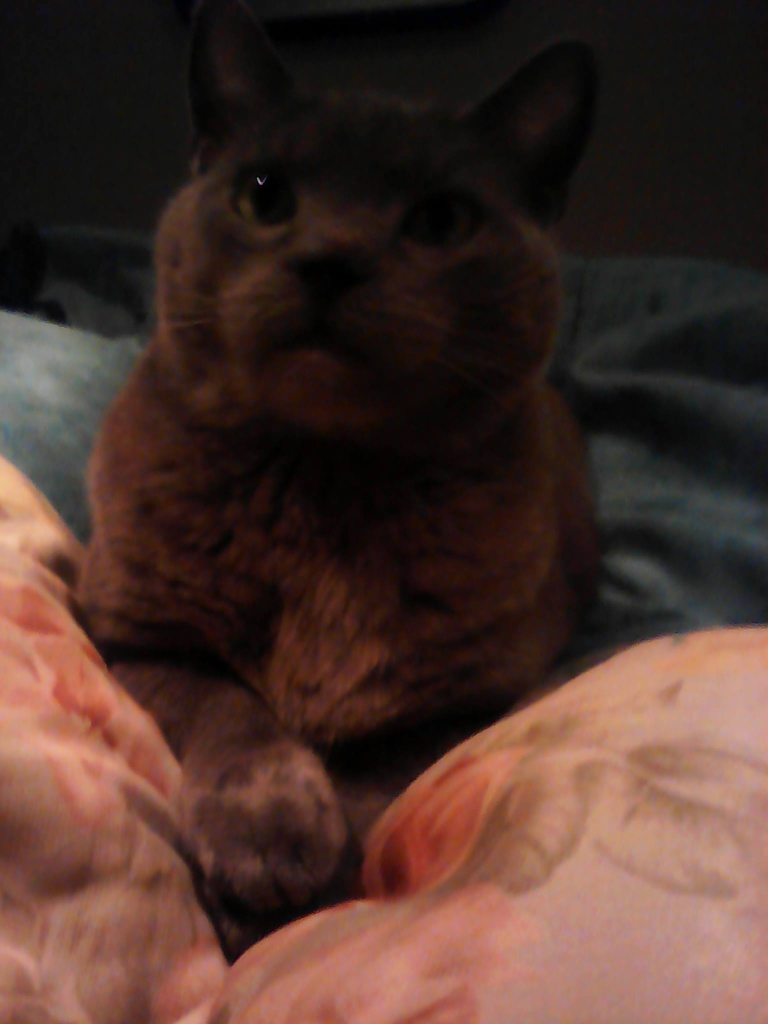
%> input picture Lab4-HybridImages/gfrente.jpg, 1536 x 2048 px (shown at 1/2 size)
$ octave hibrid.m   (GNU Octave 9; MATLAB toolbox functions it lacks are replaced by stand-ins)
%> lines starting %> are read from the running program, lines starting %| are printed output that depends on the picture
%Imagenes Hibridas
gfrente=imread('gfrente.jpg'); %cargo la imagen del gato
%> gfrente is the input picture: size 2048x1536x3 uint8; mean R, G, B 74.6, 50.8, 43.6
gokuf1=imread('gokuf1.jpeg'); %cargo la imagen del perro
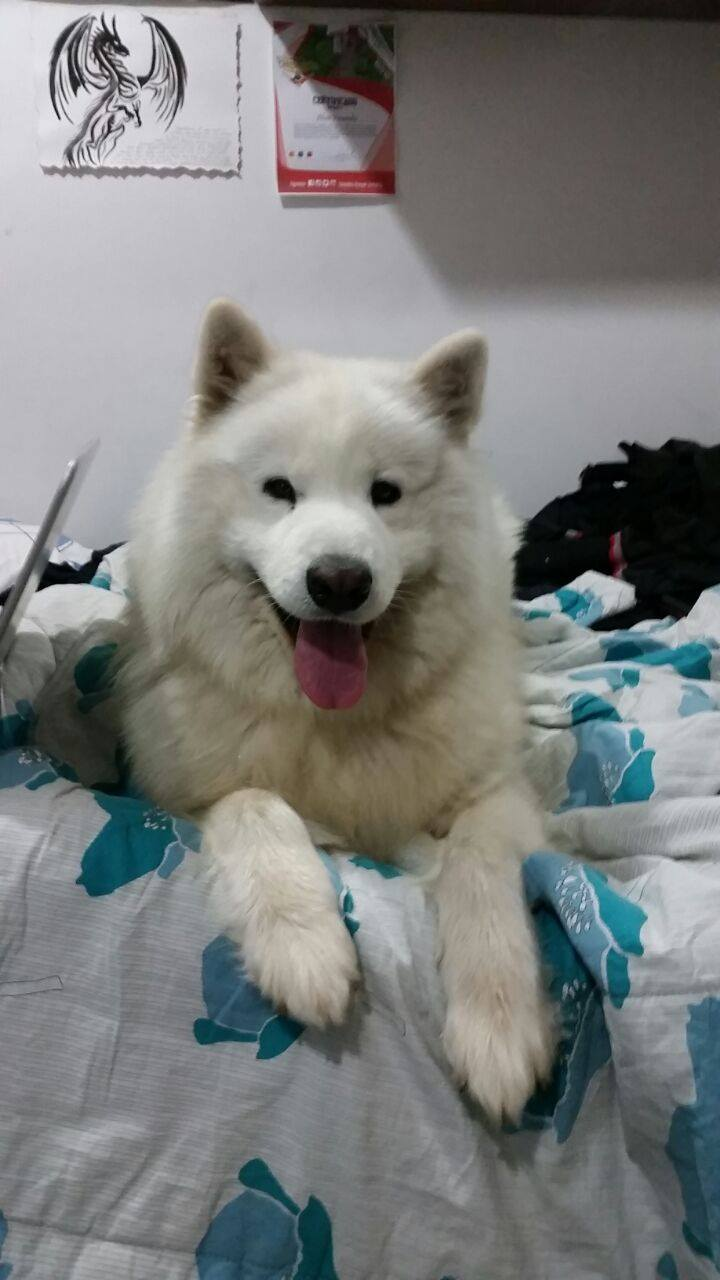
%> input picture Lab4-HybridImages/gokuf1.jpeg, 720 x 1280 px
%> gokuf1 is the input picture: size 1280x720x3 uint8; mean R, G, B 123.8, 125.7, 124.5
ker=fspecial('gaussian',25,40); %creo el kernel gaussiano para usarlo como filtro pasabajas
l1=gokuf1; %renombro la imagen del perro
g1=gfrente; %renombro la imagen del gato
l1=l1(290:end-120,70:end-70,:); %recortamos el fondo de la imagen del perro para que quede con la misma alineacion que el gato
figure();
subplot(1,2,1);imshow(l1);
title('Imagen del perro tras corte');
subplot(1,2,2);imshow(g1);
title('Imagen original del gato');
lf1=imfilter(l1,ker); %filtro la imagen del perro con un pasabajas
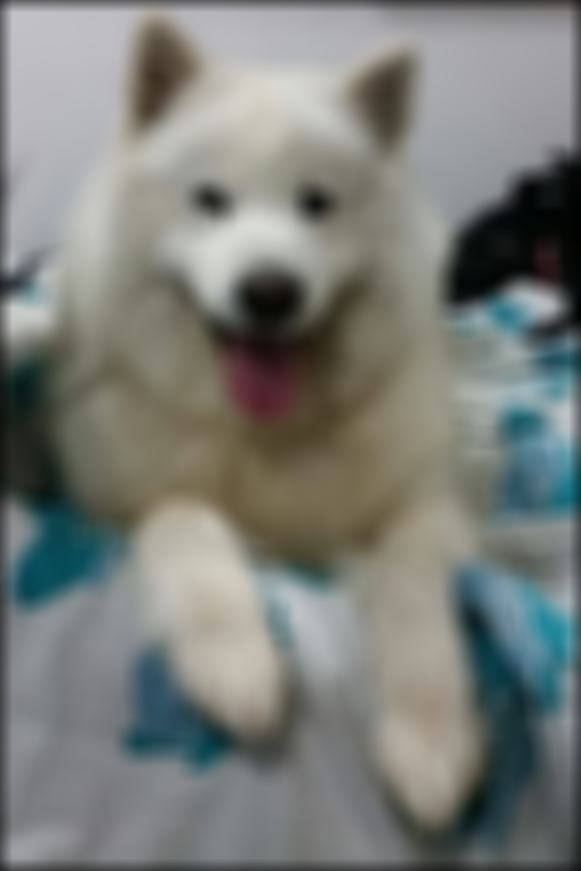
%> lf1: size 871x581x3 uint8; mean R, G, B 122.4, 125.3, 121.2
lhf=mat2gray(l1-lf1); %resto la imagen del perro filtrada a la original para dejar solo frecuencias altas y reescalarlas entre 0 y 1
gf1=imfilter(g1,ker); %ahora filtro la imagen del gato con un pasabajas
lhf=imresize(lhf,[size(gf1,1) size(gf1,2)]); %reescalo la imagen del perro al tama駉 de la del gato
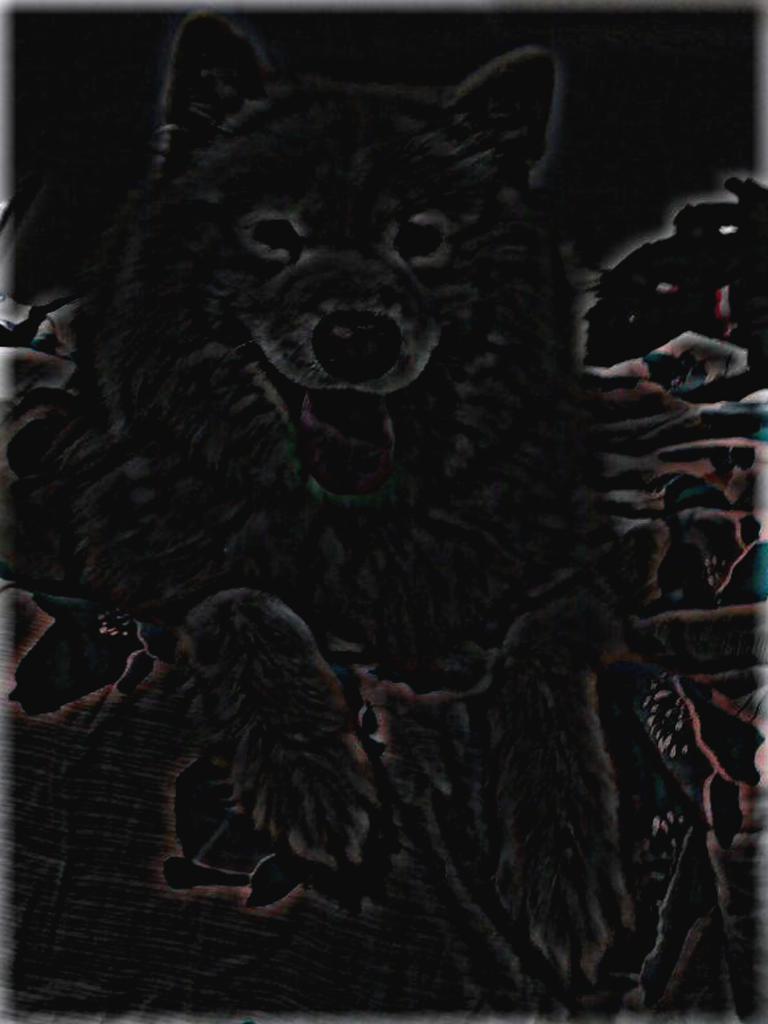
%> lhf: size 2048x1536x3 double (shown at 1/2 size); mean R, G, B 0.0387, 0.0366, 0.0371; drawn with min black and max white
gf1=mat2gray(gf1); %reescalo los valores de intensidad del gato a valores entre 0 y 1
%> gf1: size 2048x1536x3 double
if1=gf1+lhf; %sumo el perro y el gato despu閟 de filtrarlos
if1=mat2gray(if1); %reescalo el resultado a valores de 0 a 1
%reescalo la imagen a escalas mas pequenas para ver las bajas frecuencias, como si la viera lejos
ipq1=imresize(if1,0.5);
ipq2=imresize(if1,0.25);
ipq3=imresize(if1,0.125);
ipq4=imresize(if1,0.07);
figure();
imshow(if1,[0 1]); %muestro la imagen resultante en el tamano grande
%completo las imagenes con unos para poderlas plotear juntas
u1=ones(size(if1,1),size(ipq1,2),3);
u1(1:size(ipq1,1),1:size(ipq1,2),:)=ipq1;
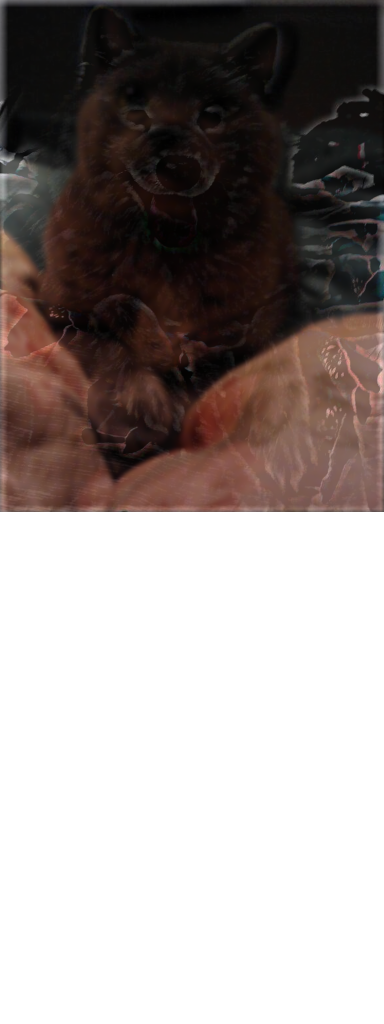
%> u1: size 2048x768x3 double (shown at 1/2 size); mean R, G, B 0.613, 0.581, 0.572
u2=ones(size(if1,1),size(ipq2,2),3);
u2(1:size(ipq2,1),1:size(ipq2,2),:)=ipq2;
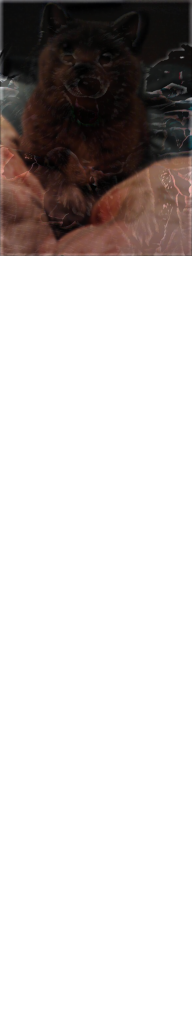
%> u2: size 2048x384x3 double (shown at 1/2 size); mean R, G, B 0.807, 0.791, 0.786
u3=ones(size(if1,1),size(ipq3,2),3);
u3(1:size(ipq3,1),1:size(ipq3,2),:)=ipq3;
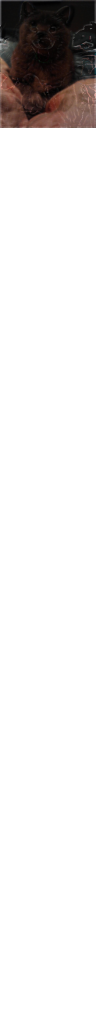
%> u3: size 2048x192x3 double (shown at 1/2 size); mean R, G, B 0.903, 0.895, 0.893; drawn with min black and max white
u4=ones(size(if1,1),size(ipq4,2),3);
u4(1:size(ipq4,1),1:size(ipq4,2),:)=ipq4;
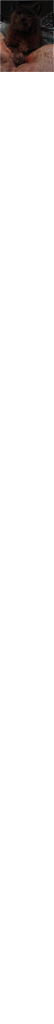
%> u4: size 2048x108x3 double (shown at 1/2 size); mean R, G, B 0.946, 0.941, 0.94; drawn with min black and max white
pqfinal=[if1 u1 u2 u3 u4];
figure();
imshow(pqfinal,[0 1]); %mostrar imagen mas pequena
